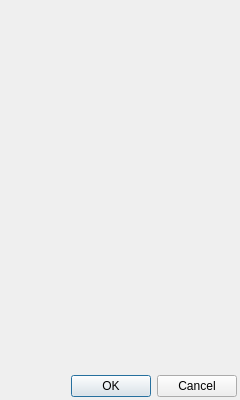
<?xml version="1.0" encoding="UTF-8"?>
<ui version="4.0">
 <class>InviteUsersWidgetClass</class>
 <widget class="QWidget" name="InviteUsersWidgetClass">
  <property name="geometry">
   <rect>
    <x>0</x>
    <y>0</y>
    <width>240</width>
    <height>400</height>
   </rect>
  </property>
  <layout class="QVBoxLayout" name="verticalLayout">
   <property name="margin">
    <number>3</number>
   </property>
   <item>
    <widget class="QWidget" name="wdtReceivers" native="true">
     <property name="sizePolicy">
      <sizepolicy hsizetype="Preferred" vsizetype="Expanding">
       <horstretch>0</horstretch>
       <verstretch>0</verstretch>
      </sizepolicy>
     </property>
    </widget>
   </item>
   <item>
    <widget class="QDialogButtonBox" name="dbbButtons">
     <property name="standardButtons">
      <set>QDialogButtonBox::Cancel|QDialogButtonBox::Ok</set>
     </property>
    </widget>
   </item>
  </layout>
 </widget>
 <layoutdefault spacing="6" margin="11"/>
 <resources/>
 <connections/>
</ui>
